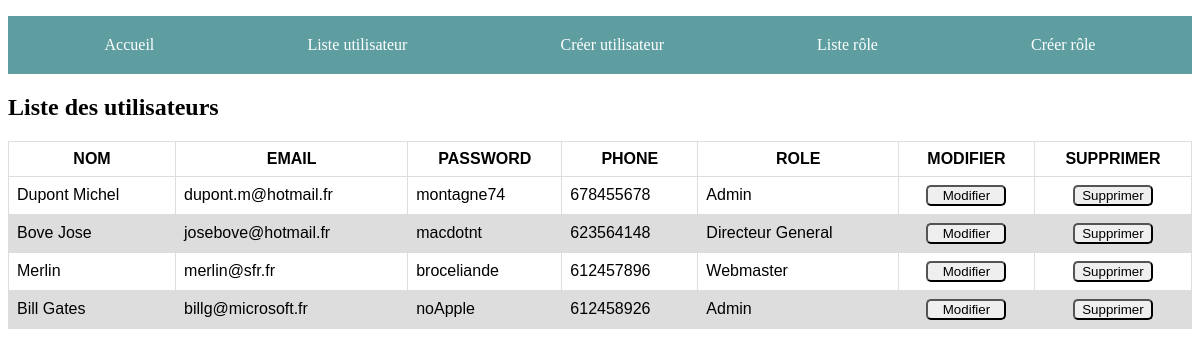
Page /list.php on the committed database.
### tables this page shows
CREATE TABLE `users` (
  `id` int(11) unsigned NOT NULL AUTO_INCREMENT,
  `name` varchar(45) NOT NULL,
  `email` varchar(45) NOT NULL,
  `password` varchar(45) DEFAULT NULL,
  `phone` int(20) DEFAULT NULL,
  `role_id` int(11) unsigned NOT NULL,
  PRIMARY KEY (`id`),
  KEY `fk_roleId_nameRole_idx` (`role_id`),
  CONSTRAINT `fk_roleId_nameRole` FOREIGN KEY (`role_id`) REFERENCES `roles` (`id`) ON DELETE CASCADE ON UPDATE CASCADE
);

CREATE TABLE `roles` (
  `id` int(11) unsigned NOT NULL AUTO_INCREMENT,
  `name` varchar(45) NOT NULL,
  PRIMARY KEY (`id`),
  KEY `name_role` (`name`)
);

### list.php (the view, shortened to what this page needs)
<?php
$title = 'Liste des utilisateurs';
include "header.php";
include "connection.php";
$query = 'SELECT users.id, users.name, email, password, phone, roles.name as role FROM projet.users JOIN projet.roles ON users.role_id = roles.id';
$preparedQuery = $dbConnection ->prepare($query);
$preparedQuery -> execute();
$users = $preparedQuery->fetchAll();
?>
<table border="1">
    <thead>
    <tr>
        <th> NOM </th>
        <th> EMAIL </th>
        <th> PASSWORD </th>
        <th> PHONE </th>
        <th> ROLE</th>
        <th> MODIFIER</th>
        <th> SUPPRIMER </th>
    </tr>
    </thead>
    <tbody>
    <?php
    foreach ($users as $user) {
        ?>
        <tr class="listUsers" >
            <td> <?php echo $user['name'];?> </td>
            <td> <?php echo $user['email'];?></td>
            <td> <?php echo $user['password']; ?> </td>
            <td> <?php echo $user['phone']; ?> </td>
            <td> <?php echo $user['role']; ?> </td>
            <td>
                <form action="edit.php" method="POST">
                    <input type="submit" value="Modifier">
                </form>
            </td>
            <td>
                <form action="delete.php" method="POST">
                    <input type="submit" value="Supprimer">
                </form>
            </td>
        </tr>
        <?php
    }
    ?>
    </tbody>
</table>
<?php
include "footer.php";

### header.php (shortened to what this page needs)
<!DOCTYPE html>
<html>
    <head>
        <link rel="stylesheet" href="main.css" />
    <body>
    <section>
        <nav>
            <ul>
                <li><a href="index.php"> Accueil </a></li>
                <li><a href="list.php"> Liste utilisateur </a></li>
                <li><a href="create.php"> Créer utilisateur </a></li>
                <li><a href="list2.php"> Liste rôle </a></li>
                <li><a href="create2.php"> Créer rôle </a></li>
            </ul>
        </nav>
        <h1> <?php echo $title; ?> </h1>

### footer.php (shortened to what this page needs)
    </section>
    </body>
</html>

### main.css (style rules this page uses)
table { font-family: arial, sans-serif; border-collapse: collapse; width: 100%; }
td, th { border: 1px solid #dddddd; text-align: left; padding: 8px; }
th { text-align: center; }
tr:nth-child(even) { background-color: #dddddd; }
nav { background-color: cadetblue; }
ul { display: flex; list-style: none; justify-content: space-around; padding: 20px; }
a { text-decoration: none; color: white; }
input, textarea { border-radius: 5px; }
input { width: 90%; }
.listUsers input { width: 80px; }
.listUsers form { display: flex; justify-content: center; }

### rows in the picture
users: name "Dupont Michel", email "dupont.m@hotmail.fr", password "montagne74", phone "678455678", role.name "Admin"
users: name "Bove Jose", email "josebove@hotmail.fr", password "macdotnt", phone "623564148", role.name "Directeur General"
users: name "Merlin", email "merlin@sfr.fr", password "broceliande", phone "612457896", role.name "Webmaster"
users: name "Bill Gates", email "billg@microsoft.fr", password "noApple", phone "612458926", role.name "Admin"

### other values in the picture
$title "Liste des utilisateurs"
